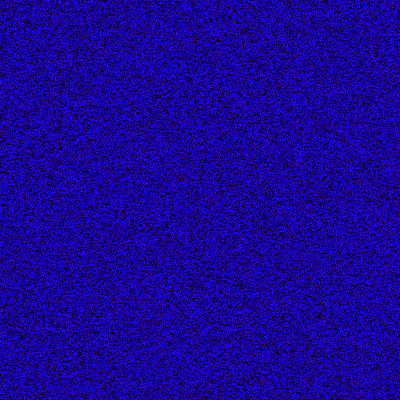
Frame 1 (no input)
Frame 60 (no input): blank canvas, image omitted
Frame 120 (the mouse pressed at the canvas centre since frame 60): blank canvas, image omitted

The p5.js sketch that drew this single still picture (run headless with seeded random() and noise() and a simulated clock; from frame 60 on, the mouse is pressed at the canvas centre):

// p5.js sketch
// ── sketch.js
let grid = [];
let next = [];

function setup() {
    createCanvas(400, 400);
    pixelDensity(1);

    for (let x = 0; x < width; x++) {
        grid[x] = [];
        next[x] = [];
        for (let y = 0; y < height; y++) {
            grid[x][y] = {
                a: random(1),
                b: random(1)
            }
            next[x][y] = {
                a: 0,
                b: 0
            }
        }
    }
}

function draw() {
    for (let x = 0; x < width; x++) {
        for (let y = 0; y < height; y++) {
            next[x][y].a = grid[x][y].a * 0.2;
            next[x][y].b = grid[x][y].b * 1.2;
        }
    }

    loadPixels()
    for (let x = 0; x < width; x++) {
        for (let y = 0; y < height; y++) {
            let pix = (x + y * width) * 4;
            pixels[pix + 0] = floor(next[x][y].a * 255);
            pixels[pix + 1] = 0;
            pixels[pix + 2] = floor(next[x][y].b * 255);
            pixels[pix + 3] = 255;
        }
    }
    updatePixels()

    swap();
}

function swap() {
    let temp = grid;
    grid = next;
    next = temp;
}
